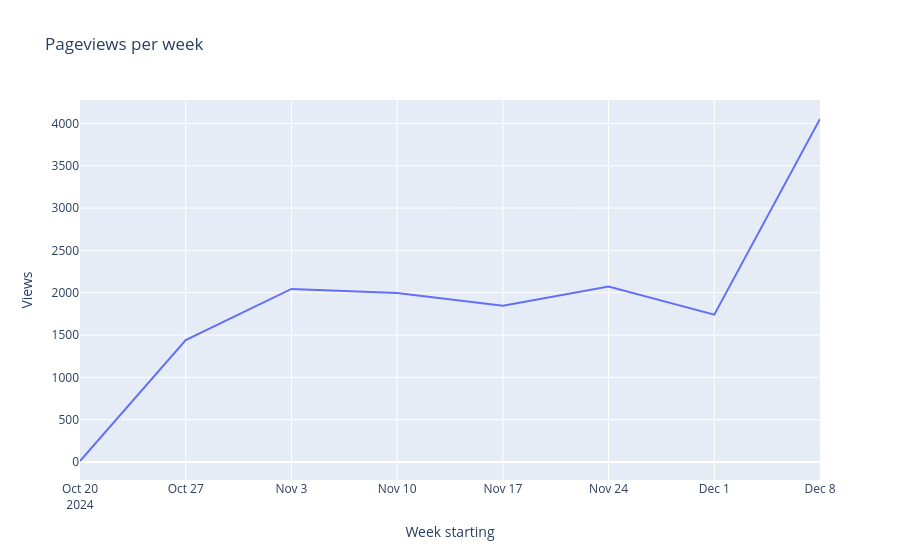

Source (notebook cell):
### Code cell
px.line(
    views_by_week,
    y="Views",
    title="Pageviews per week",
)

### Figure 1 — Plotly figure (JSON) as saved in the notebook; plotly's stock layout.template omitted (floating-point values rounded to 4 significant figures)
{"data": [{"hovertemplate": "Week starting=%{x}<br>Views=%{y}<extra></extra>", "legendgroup": "", "line": {"color": "#636efa", "dash": "solid"}, "marker": {"symbol": "circle"}, "mode": "lines", "name": "", "orientation": "v", "showlegend": false, "type": "scatter", "x": ["2024-10-20T00:00:00.000000", "2024-10-27T00:00:00.000000", "2024-11-03T00:00:00.000000", "2024-11-10T00:00:00.000000", "2024-11-17T00:00:00.000000", "2024-11-24T00:00:00.000000", "2024-12-01T00:00:00.000000", "2024-12-08T00:00:00.000000"], "xaxis": "x", "y": [12, 1440, 2045, 1997, 1847, 2074, 1741, 4052], "yaxis": "y"}], "layout": {"legend": {"tracegroupgap": 0}, "title": {"text": "Pageviews per week"}, "xaxis": {"anchor": "y", "domain": [0, 1], "title": {"text": "Week starting"}}, "yaxis": {"anchor": "x", "domain": [0, 1], "title": {"text": "Views"}}}}
